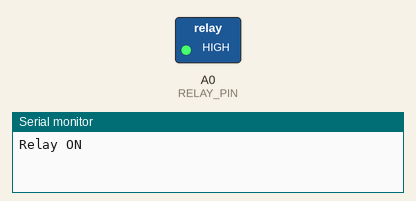
Recording of a sketch running on a simulated Arduino Uno, built with avr-gcc and run on an emulated ATmega328P. On the bench: switched loads named in the sketch (green lamp = pin HIGH), the last lines printed to the serial monitor.

Above: at 3.0 s.
At 8.0 s:
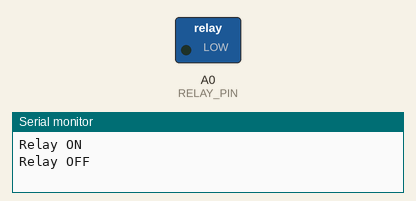
Timing chart, 0 to 13.5 s (numbered marks = the images above):
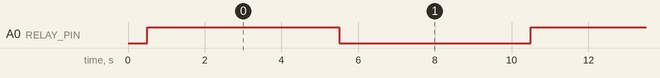

Measured:
- by itself, A0 (RELAY_PIN): alternates HIGH for 5.0 s and LOW for 5.0 s

The sketch:

pump.ino
```cpp
const int RELAY_PIN = A0;

void setup() {
  Serial.begin(9600);
  delay(500);
  pinMode(RELAY_PIN, OUTPUT);
}

void loop() {
  digitalWrite(RELAY_PIN, HIGH);
  Serial.println("Relay ON");
  delay(5000);
  digitalWrite(RELAY_PIN, LOW);
  Serial.println("Relay OFF");
  delay(5000);
}
```
